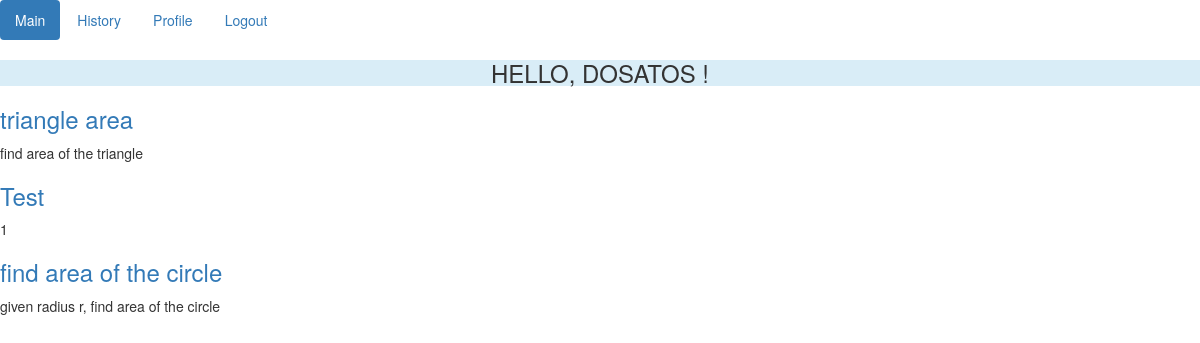
The app's page / (signed in) with its own data.
### lessons/models.py (models this page shows, shortened)
class Question(models.Model):
    qid = models.UUIDField(primary_key=True, default=uuid.uuid4, editable=False)
    title = models.CharField(max_length=100)
    text = models.TextField()

### lessons/views.py (the view)
# urls.py: re_path(r'^$', views.index),
def index(request):
    template = "lessons/index.html"
    questions = Question.objects.all()
    args = {"questions": questions}
    return render(request, template, args)

### lessons/templates/lessons/index.html
{% extends 'lessons/base.html' %}
{% block content %}
    {% for question in questions %}
        <a href="/{{ question.qid }}">
            <h3>{{ question.title }}</h3>
        </a>
        <p>{{ question.text }}</p>
    {% endfor %}
{% endblock %}

### lessons/templates/lessons/base.html (shortened to what this page needs)
<html>
<head>
    <link rel="stylesheet" href="https://maxcdn.bootstrapcdn.com/bootstrap/3.3.7/css/bootstrap.min.css">
</head>
<body>
    <div class="nav">
        <ul class="nav nav-pills">
          <li role="presentation" class="active"><a href="/">Main</a></li>
          <li role="presentation"><a href="#">History</a></li>
            {% if not request.user.is_authenticated %}
                <li role="presentation"><a href="/accounts/login">Login</a></li>
                <li role="presentation"><a href="/accounts/register">Sign Up</a></li>
            {% else  %}
                <li role="presentation"><a href="/accounts/profile">Profile</a></li>
                <li role="presentation"><a href="/accounts/logout">Logout</a></li>
            {% endif %}
        </ul>
    </div>
    {% if request.user.is_authenticated %}
        <h3 class="text-center text-uppercase active bg-info">Hello, {{ request.user.username }} !</h3>
    {% endif %}
    {% block content %}
    {% endblock %}
</body>
</html>

### records on screen
Question: title "triangle area", text "find area of the triangle"
Question: title "Test", text "1"
Question: title "find area of the circle", text "given radius r, find area of the circle"

### other values on screen
{{ request.user.username }} "DOSATOS"
